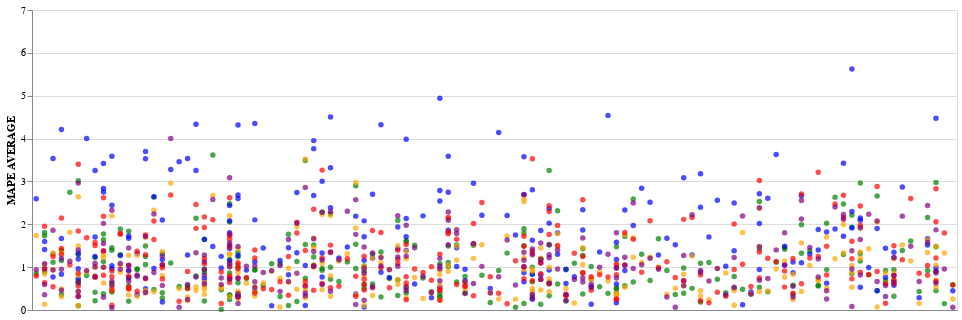

Notebook source saved alongside this figure:
### Code cell
charts_low = []
charts_high = []
colors = ['green','blue','orange','red','purple']
for i, (model, df) in enumerate(d_results.items()):
    print(model)#, colors[i])
    print('MAPE = {}, MAPE Low Predictions = {}, MAPE High Predictions = {}'.format(
        df[['mape_low','mape_high']].mean().mean(),df['mape_low'].mean(),df['mape_high'].mean()))
    df = df[(df.mape_low<7) & (df.mape_high<7)]
    charts_low.append(alt.Chart(df,width=925).mark_point(color=colors[i],filled=True).encode(x=alt.X('ticker',axis=alt.Axis(
        title=None,labels=False,ticks=False)),y=alt.Y('MAPE AVERAGE',scale=alt.Scale(domain=[0,7])),tooltip=['ticker','date','profit']))#,shape='execution'))
    
alt.layer(*charts_low)

### Figure 1 — Vega-Lite specification as saved in the notebook (floating-point values rounded to 4 significant figures; data arrays with more than 128 entries replaced by an {"elided": "..."} marker saying what was removed)
{"config": {"view": {"continuousWidth": 400, "continuousHeight": 300}}, "layer": [{"data": {"name": "data-f2d58dc33a69796cfd0b4234faf5ee11"}, "mark": {"type": "point", "color": "green", "filled": true}, "encoding": {"tooltip": [{"type": "nominal", "field": "ticker"}, {"type": "temporal", "field": "date"}, {"type": "quantitative", "field": "profit"}], "x": {"type": "nominal", "axis": {"labels": false, "ticks": false, "title": null}, "field": "ticker"}, "y": {"type": "quantitative", "field": "MAPE AVERAGE", "scale": {"domain": [0, 7]}}}, "width": 925}, {"data": {"name": "data-bad4094abe91f82d6da0047215c68793"}, "mark": {"type": "point", "color": "blue", "filled": true}, "encoding": {"tooltip": [{"type": "nominal", "field": "ticker"}, {"type": "temporal", "field": "date"}, {"type": "quantitative", "field": "profit"}], "x": {"type": "nominal", "axis": {"labels": false, "ticks": false, "title": null}, "field": "ticker"}, "y": {"type": "quantitative", "field": "MAPE AVERAGE", "scale": {"domain": [0, 7]}}}, "width": 925}, {"data": {"name": "data-933fa269790965f6bc99dae4749e1735"}, "mark": {"type": "point", "color": "orange", "filled": true}, "encoding": {"tooltip": [{"type": "nominal", "field": "ticker"}, {"type": "temporal", "field": "date"}, {"type": "quantitative", "field": "profit"}], "x": {"type": "nominal", "axis": {"labels": false, "ticks": false, "title": null}, "field": "ticker"}, "y": {"type": "quantitative", "field": "MAPE AVERAGE", "scale": {"domain": [0, 7]}}}, "width": 925}, {"data": {"name": "data-44a026cc34d32893d960af6be2fb4ad5"}, "mark": {"type": "point", "color": "red", "filled": true}, "encoding": {"tooltip": [{"type": "nominal", "field": "ticker"}, {"type": "temporal", "field": "date"}, {"type": "quantitative", "field": "profit"}], "x": {"type": "nominal", "axis": {"labels": false, "ticks": false, "title": null}, "field": "ticker"}, "y": {"type": "quantitative", "field": "MAPE AVERAGE", "scale": {"domain": [0, 7]}}}, "width": 925}, {"data": {"name": "data-7b0ac245585995fca617ac0bd1898825"}, "mark": {"type": "point", "color": "purple", "filled": true}, "encoding": {"tooltip": [{"type": "nominal", "field": "ticker"}, {"type": "temporal", "field": "date"}, {"type": "quantitative", "field": "profit"}], "x": {"type": "nominal", "axis": {"labels": false, "ticks": false, "title": null}, "field": "ticker"}, "y": {"type": "quantitative", "field": "MAPE AVERAGE", "scale": {"domain": [0, 7]}}}, "width": 925}], "$schema": "https://vega.github.io/schema/vega-lite/v4.8.1.json", "datasets": {"data-f2d58dc33a69796cfd0b4234faf5ee11": {"elided": "230 records"}, "data-bad4094abe91f82d6da0047215c68793": {"elided": "218 records"}, "data-933fa269790965f6bc99dae4749e1735": {"elided": "230 records"}, "data-44a026cc34d32893d960af6be2fb4ad5": {"elided": "229 records"}, "data-7b0ac245585995fca617ac0bd1898825": {"elided": "230 records"}}}
